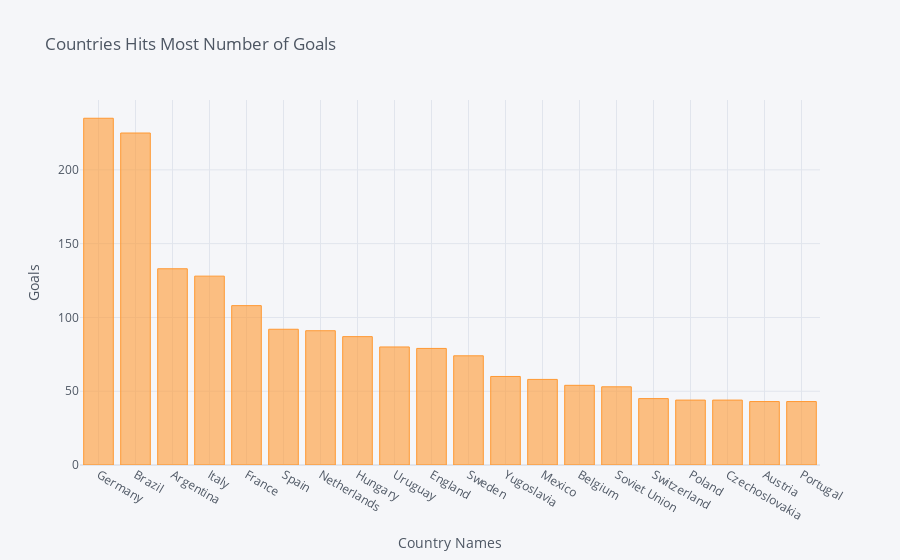

Notebook source saved alongside this figure:
### Code cell
goals[:20].iplot(kind ='bar', xTitle = 'Country Names', yTitle = 'Goals', title = 'Countries Hits Most Number of Goals')

### Figure 1 — Plotly figure (JSON) as saved in the notebook; plotly's stock layout.template omitted (floating-point values rounded to 4 significant figures)
{"data": [{"marker": {"color": "rgba(255, 153, 51, 0.6)", "line": {"color": "rgba(255, 153, 51, 1.0)", "width": 1}}, "name": "Goals", "orientation": "v", "text": "", "type": "bar", "x": ["Germany", "Brazil", "Argentina", "Italy", "France", "Spain", "Netherlands", "Hungary", "Uruguay", "England", "Sweden", "Yugoslavia", "Mexico", "Belgium", "Soviet Union", "Switzerland", "Poland", "Czechoslovakia", "Austria", "Portugal"], "y": [235, 225, 133, 128, 108, 92, 91, 87, 80, 79, 74, 60, 58, 54, 53, 45, 44, 44, 43, 43]}], "layout": {"legend": {"bgcolor": "#F5F6F9", "font": {"color": "#4D5663"}}, "paper_bgcolor": "#F5F6F9", "plot_bgcolor": "#F5F6F9", "title": {"font": {"color": "#4D5663"}, "text": "Countries Hits Most Number of Goals"}, "xaxis": {"gridcolor": "#E1E5ED", "showgrid": true, "tickfont": {"color": "#4D5663"}, "title": {"font": {"color": "#4D5663"}, "text": "Country Names"}, "zerolinecolor": "#E1E5ED"}, "yaxis": {"gridcolor": "#E1E5ED", "showgrid": true, "tickfont": {"color": "#4D5663"}, "title": {"font": {"color": "#4D5663"}, "text": "Goals"}, "zerolinecolor": "#E1E5ED"}}}
